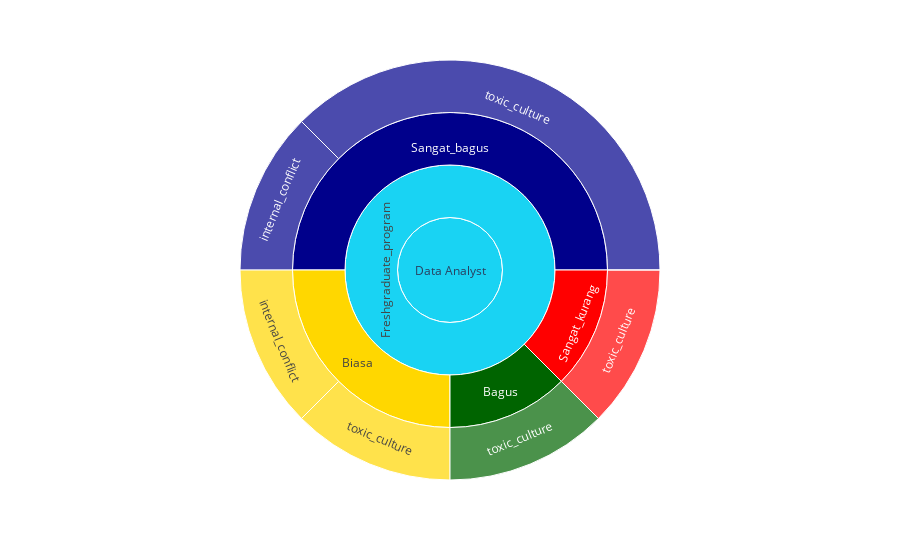

Notebook code cell kept with this figure:
### Markdown cell above
### Sunburst Chart

### Code cell
import plotly.express as px
df = px.data.tips()
fig = px.sunburst(df_da_gb, path=['Pekerjaan', 'JenjangKarir', 'PerformancePegawai', 'AlasanResign'], values='Resign' ,
                  color='PerformancePegawai', 
                  color_discrete_map={'Sangat_bagus':'darkblue', 'Bagus':'darkgreen', 'Biasa':'gold', 'Sangat_kurang':'red'})
fig.show()

### Figure 1 — Plotly figure (JSON) as saved in the notebook; plotly's stock layout.template omitted (floating-point values rounded to 4 significant figures)
{"data": [{"branchvalues": "total", "customdata": [["Biasa"], [null], ["Sangat_bagus"], ["Sangat_bagus"], [null], ["Bagus"], ["Biasa"], ["Sangat_kurang"], ["Sangat_bagus"], ["Bagus"], ["Biasa"], ["Sangat_kurang"], ["(?)"], ["(?)"]], "domain": {"x": [0, 1], "y": [0, 1]}, "hovertemplate": "labels=%{label}<br>Resign=%{value}<br>parent=%{parent}<br>id=%{id}<br>PerformancePegawai=%{customdata[0]}<extra></extra>", "ids": ["Data Analyst/Freshgraduate_program/Biasa/internal_conflict", "Data Analyst/Freshgraduate_program/Sangat_kurang/internal_conflict", "Data Analyst/Freshgraduate_program/Sangat_bagus/toxic_culture", "Data Analyst/Freshgraduate_program/Sangat_bagus/internal_conflict", "Data Analyst/Freshgraduate_program/Bagus/internal_conflict", "Data Analyst/Freshgraduate_program/Bagus/toxic_culture", "Data Analyst/Freshgraduate_program/Biasa/toxic_culture", "Data Analyst/Freshgraduate_program/Sangat_kurang/toxic_culture", "Data Analyst/Freshgraduate_program/Sangat_bagus", "Data Analyst/Freshgraduate_program/Bagus", "Data Analyst/Freshgraduate_program/Biasa", "Data Analyst/Freshgraduate_program/Sangat_kurang", "Data Analyst/Freshgraduate_program", "Data Analyst"], "labels": ["internal_conflict", "internal_conflict", "toxic_culture", "internal_conflict", "internal_conflict", "toxic_culture", "toxic_culture", "toxic_culture", "Sangat_bagus", "Bagus", "Biasa", "Sangat_kurang", "Freshgraduate_program", "Data Analyst"], "marker": {"colors": ["gold", "#FFA15A", "darkblue", "darkblue", "#FFA15A", "darkgreen", "gold", "red", "darkblue", "darkgreen", "gold", "red", "#19d3f3", "#19d3f3"]}, "name": "", "parents": ["Data Analyst/Freshgraduate_program/Biasa", "Data Analyst/Freshgraduate_program/Sangat_kurang", "Data Analyst/Freshgraduate_program/Sangat_bagus", "Data Analyst/Freshgraduate_program/Sangat_bagus", "Data Analyst/Freshgraduate_program/Bagus", "Data Analyst/Freshgraduate_program/Bagus", "Data Analyst/Freshgraduate_program/Biasa", "Data Analyst/Freshgraduate_program/Sangat_kurang", "Data Analyst/Freshgraduate_program", "Data Analyst/Freshgraduate_program", "Data Analyst/Freshgraduate_program", "Data Analyst/Freshgraduate_program", "Data Analyst", ""], "type": "sunburst", "values": [1, 0, 3, 1, 0, 1, 1, 1, 4, 1, 2, 1, 8, 8]}], "layout": {"autosize": true, "legend": {"tracegroupgap": 0}, "margin": {"t": 60}}}
